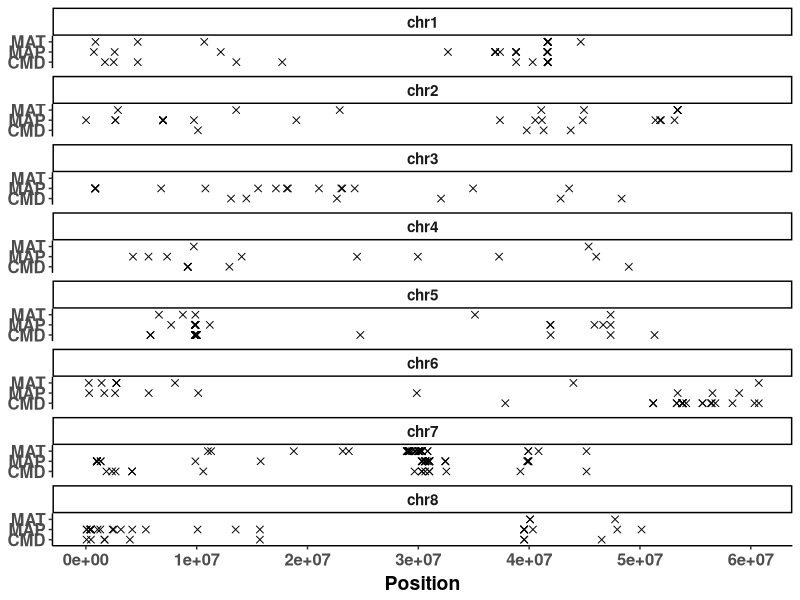
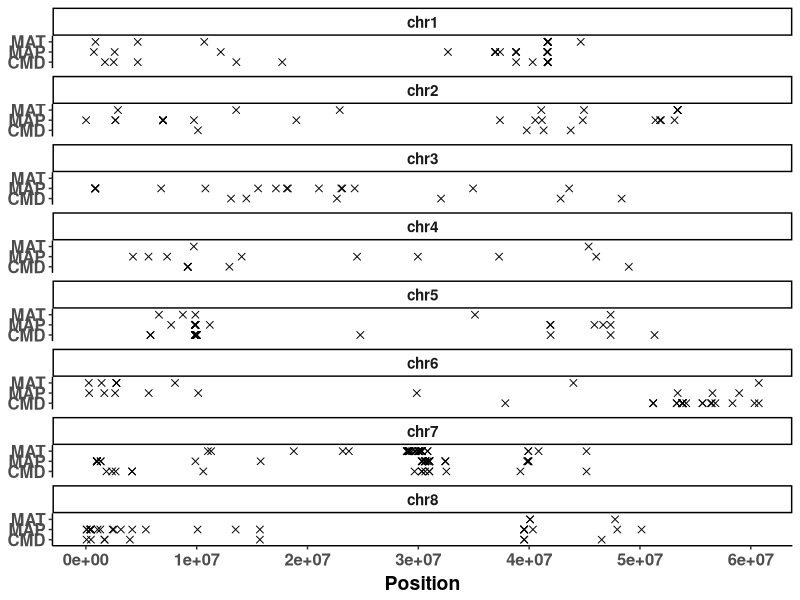

R code for these plots, in order:
##################################################################################
## Climate associated SNP distribution across chromosomes
## Author Daniel Anstett
## 
## 
## Last Modified Marc 22, 2021
###################################################################################

##### Annual #####
# env 1 is MAT = Mean annual temperature (°C)
# env 2 is MAP = Mean annual precipitation (mm)
# env 5 is CMD = Hargreaves climatic moisture deficit (mm)


###################################################################################
#Import libraries
library(tidyverse)

#Import BF>20 SNP data
snp1_filter <- read_csv("Genomics_scripts/Data/win_bf_mat30_5.csv")
snp2_filter <- read_csv("Genomics_scripts/Data/win_bf_map30_5.csv")
snp5_filter <- read_csv("Genomics_scripts/Data/win_bf_cmd30_5.csv")

#Add env variable identifier 
chr_obs_mat <- snp1_filter %>% select(chr_snp) %>% separate(chr_snp,c("CE","chr","Position")) %>% select(-CE)
chr_obs_map <- snp2_filter %>% select(chr_snp) %>% separate(chr_snp,c("CE","chr","Position")) %>% select(-CE)
chr_obs_cmd <- snp5_filter %>% select(chr_snp) %>% separate(chr_snp,c("CE","chr","Position")) %>% select(-CE)

#Add env identfier
chr_obs_mat$env <- "MAT"
chr_obs_map$env <- "MAP"
chr_obs_cmd$env <- "CMD"


#Add data type
chr_obs_mat$type <- "Climate Associated"
chr_obs_map$type <- "Climate Associated"
chr_obs_cmd$type <- "Climate Associated"

#Join env variables
chr_all <- rbind(chr_obs_mat,chr_obs_map,chr_obs_cmd)
chr_all$Position <- as.integer(chr_all$Position)


#############################################################################################
#Plot all 
chr1_graph_14 <-ggplot(chr_all, aes(x=Position, y=env)) +
  geom_point(size=2, shape=4,color="black") +
  scale_x_continuous(name="Position",  breaks=c(0,1e+07,2e+07,3e+07,4e+07,5e+07,6e+07)) +
  theme_classic() + 
  #theme(axis.title.y=element_blank())+
  facet_wrap(~ chr, ncol = 1)+
  theme(strip.text.x = element_text(size = 11,face="bold"),
        axis.text.x = element_text(size=12,face="bold"),
        axis.text.y = element_text(size=12,face="bold"),
        axis.title.x = element_text(color="black", size=14, vjust = 0.5, face="bold"),
        axis.title.y=element_blank())
chr1_graph_14
ggsave("Graphs/chr_map.pdf",width=8, height = 8, units = "in")




